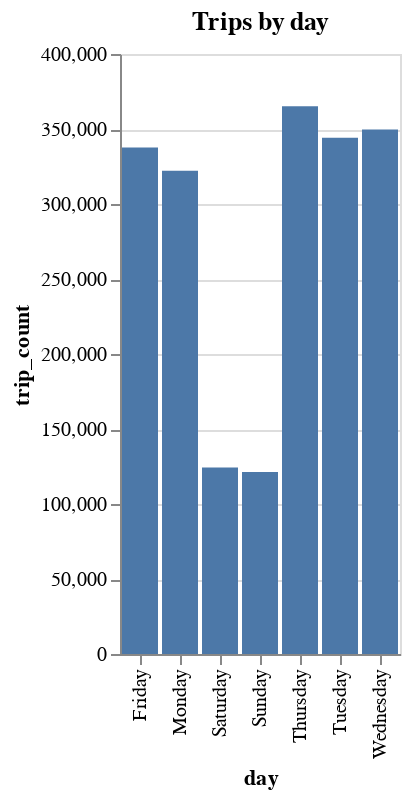

Notebook source saved alongside this figure:
### Code cell
# Trips by day name
(
    alt.Chart(trips_by_day_df).mark_bar().encode(
        x="day_name",
        y="trip_count"
    ).properties(
        title="Trips by day in 2024"
    )
).show()

### Figure 1 — Vega-Lite specification as saved in the notebook (floating-point values rounded to 4 significant figures)
{"config": {"view": {"continuousWidth": 300, "continuousHeight": 300}}, "data": {"name": "data-0de59784e2eb9cc87c78358e333af444"}, "mark": {"type": "bar"}, "encoding": {"x": {"field": "day", "type": "nominal"}, "y": {"field": "trip_count", "type": "quantitative"}}, "title": "Trips by day", "$schema": "https://vega.github.io/schema/vega-lite/v5.20.1.json", "datasets": {"data-0de59784e2eb9cc87c78358e333af444": [{"day": "Wednesday", "trip_count": 349664}, {"day": "Tuesday", "trip_count": 344135}, {"day": "Saturday", "trip_count": 124375}, {"day": "Monday", "trip_count": 322168}, {"day": "Thursday", "trip_count": 365129}, {"day": "Sunday", "trip_count": 121386}, {"day": "Friday", "trip_count": 337741}]}}
